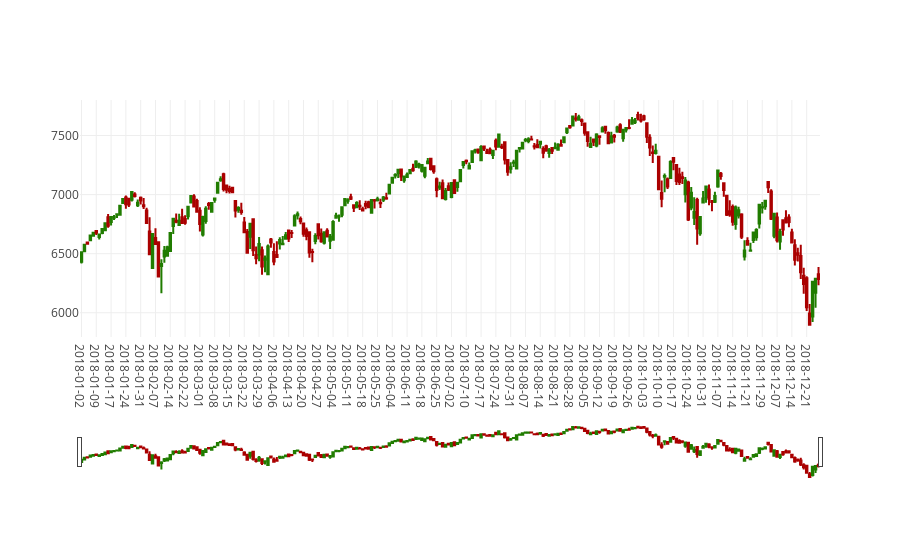

The cell this chart's notebook holds for it:
### Code cell
fig2018 = go.Figure(data=[trace2018], layout=layout)
plotly.offline.iplot(fig2018, filename='2018_candlestick')

### Figure 1 — Plotly figure (JSON) as saved in the notebook; plotly's stock layout.template omitted (floating-point values rounded to 4 significant figures; data arrays with more than 128 entries replaced by an {"elided": "..."} marker saying what was removed)
{"data": [{"close": {"elided": "250 float values"}, "decreasing": {"line": {"color": "#AA0000"}}, "high": {"elided": "250 float values"}, "increasing": {"line": {"color": "#207C00"}}, "low": {"elided": "250 float values"}, "open": {"elided": "250 float values"}, "type": "candlestick", "uid": "6660c9da-36bb-11e9-9bd0-7824af3d4576", "x": {"elided": "250 str values"}}], "layout": {"xaxis": {"type": "category"}}}
